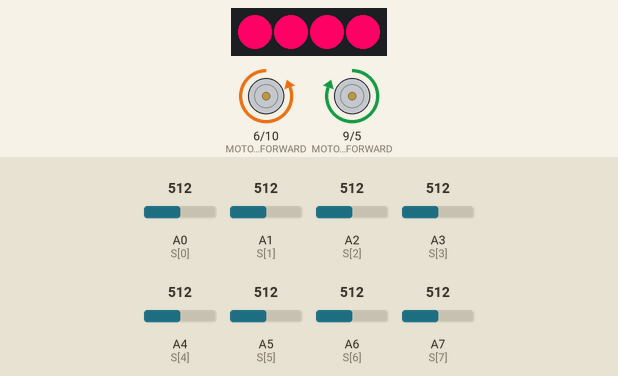
Recording of a sketch running on a simulated Arduino Nano, built with avr-gcc and run on an emulated ATmega328P. Shown: 4 RGB LEDs in strip order, left to right, motor-driver pin pairs drawn as motors (green arrow = first pin HIGH = forward, orange = second pin HIGH = backward, longer = more drive). The test bench sets the inputs (shaded band); at power-on: A0 (S[0]) = 512, A1 (S[1]) = 512, A2 (S[2]) = 512, A3 (S[3]) = 512, A4 (S[4]) = 512, A5 (S[5]) = 512, A6 (S[6]) = 512, A7 (S[7]) = 512.

Above: at 0.73 s.
At 2.1 s:
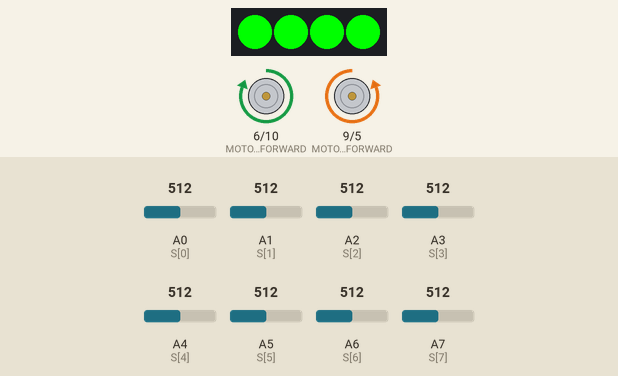
At 3.08 s:
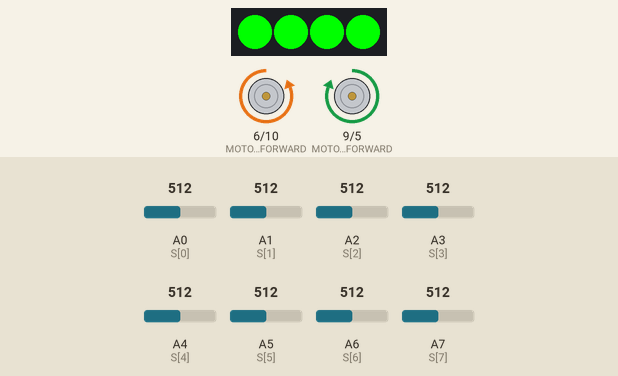
At 3.3 s:
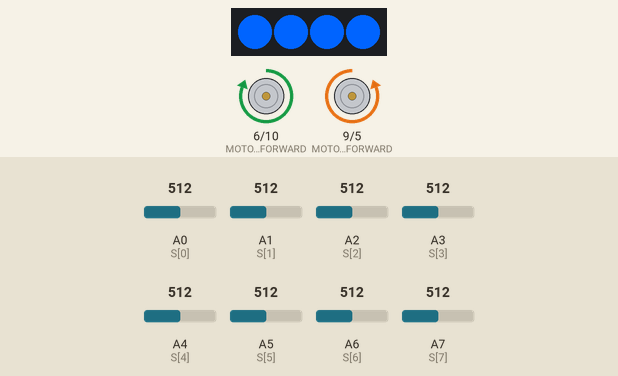
At 4.3 s:
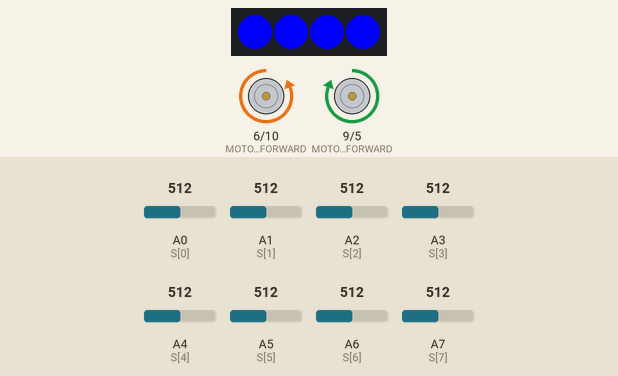
At 6.07 s:
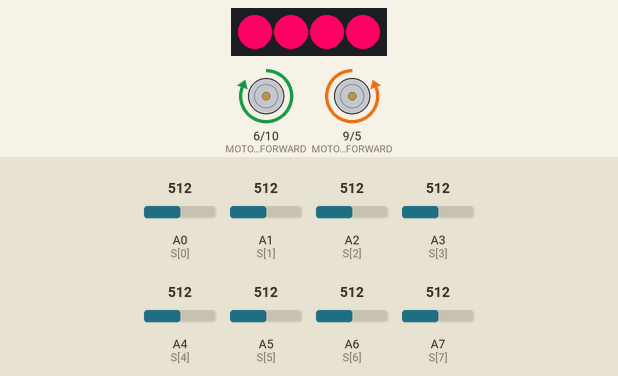
Timing chart, 0 to 6.7 s (numbered marks = the images above):
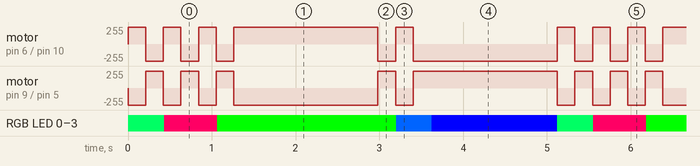

The sketch:

Dance.ino
```cpp
#include <Adafruit_NeoPixel.h>

//===================== NEOPIXEL SETUP =====================//
#define WHITE           255, 255, 255
#define RED             0  , 255, 0
#define GREEN           255, 0  , 0
#define BLUE            0  , 0  , 255
#define LIGHT_GREEN     255, 155, 0
#define YELLOW          255, 255, 0
#define OFF             0  , 0  , 0
#define CALIBRATE       0  , 200, 190
#define NEOPIN_INPUT    7
#define NEO_PIXNUMBER   4

Adafruit_NeoPixel strip_NI(NEO_PIXNUMBER, NEOPIN_INPUT, NEO_GRB + NEO_KHZ800);
//=============== ANALOG LINE SENSORS ===============//
#define AVERAGE 700
#define SENSORS 8

int S[SENSORS] = {A0, A1, A2, A3, A4, A5, A6, A7};
int IR[SENSORS];

void readSensors() {
    // IR[0] = leftmost, IR[7] = rightmost
    for (int i = 0; i < SENSORS; i++) {
        IR[i] = analogRead(S[i]);
    }
}

//===================== MOTORS =====================//
#define MOTOR_LEFT_FORWARD    9 // connected to A1
#define MOTOR_RIGHT_FORWARD   6 // connected to B2
#define MOTOR_LEFT_BACKWARD   5 // connected to A2
#define MOTOR_RIGHT_BACKWARD  10 // connected to B1

void slightLeft() {
    analogWrite(MOTOR_LEFT_FORWARD, 255);
    analogWrite(MOTOR_RIGHT_FORWARD, 250);
    analogWrite(MOTOR_LEFT_BACKWARD, 0);
    analogWrite(MOTOR_RIGHT_BACKWARD, 0);
    delay(10);
}

void slightRight() {
    analogWrite(MOTOR_LEFT_FORWARD, 235);
    analogWrite(MOTOR_RIGHT_FORWARD, 255);
    analogWrite(MOTOR_LEFT_BACKWARD, 0);
    analogWrite(MOTOR_RIGHT_BACKWARD, 0);
    delay(10);
}

void turnRight() {
    analogWrite(MOTOR_LEFT_FORWARD, 255);
    analogWrite(MOTOR_RIGHT_FORWARD, 0);
    analogWrite(MOTOR_LEFT_BACKWARD, 0);
    analogWrite(MOTOR_RIGHT_BACKWARD, 255);
    delay(10);
}

void turnLeft() {
    analogWrite(MOTOR_LEFT_FORWARD, 0);
    analogWrite(MOTOR_RIGHT_FORWARD, 255);
    analogWrite(MOTOR_LEFT_BACKWARD, 255);
    analogWrite(MOTOR_RIGHT_BACKWARD, 0);
    delay(10);

}

void turnAround() {
    analogWrite(MOTOR_LEFT_FORWARD, 255);
    analogWrite(MOTOR_RIGHT_FORWARD, 0);
    analogWrite(MOTOR_LEFT_BACKWARD, 0);
    analogWrite(MOTOR_RIGHT_BACKWARD, 255);
}

void stopMotors() {
    analogWrite(MOTOR_LEFT_FORWARD, 0);
    analogWrite(MOTOR_RIGHT_FORWARD, 0);
    analogWrite(MOTOR_LEFT_BACKWARD, 0);
    analogWrite(MOTOR_RIGHT_BACKWARD, 0);
}

void moveForward() {
    analogWrite(MOTOR_LEFT_FORWARD, 210);
    analogWrite(MOTOR_RIGHT_FORWARD, 204);
    analogWrite(MOTOR_LEFT_BACKWARD, 0);
    analogWrite(MOTOR_RIGHT_BACKWARD, 0);
}

//===================== GENERIC STUFF =====================//
void setup() {
    // LED Signals Setup
    strip_NI.begin();

    pinMode(MOTOR_LEFT_FORWARD, OUTPUT);
    pinMode(MOTOR_RIGHT_FORWARD, OUTPUT);
    pinMode(MOTOR_LEFT_BACKWARD, OUTPUT);
    pinMode(MOTOR_RIGHT_BACKWARD, OUTPUT);

    for (int i = 0; i < SENSORS; i++) {
        pinMode(S[i], INPUT);
    }

    Serial.begin(9600);
}

void loop() {
    readSensors();

     for (int j = 0; j < NEO_PIXNUMBER; j++)
    {
        strip_NI.setPixelColor(j, strip_NI.Color(0, 255, 100));
    }
    strip_NI.show();
    turnLeft();
    delay(200);
    turnRight();
    delay(200);
         for (int j = 0; j < NEO_PIXNUMBER; j++)
    {
        strip_NI.setPixelColor(j, strip_NI.Color(255, 0, 100));
    }
    strip_NI.show();
    turnLeft();
    delay(200);
    turnRight();
    delay(200);
    turnLeft();
    delay(200);
         for (int j = 0; j < NEO_PIXNUMBER; j++)
    {
        strip_NI.setPixelColor(j, strip_NI.Color(0, 255, 0));
    }
    strip_NI.show();
    turnRight();
    delay(200);
    turnLeft();
    delay(1500);
    turnLeft();
    delay(200);
    turnRight();
    delay(200);
         for (int j = 0; j < NEO_PIXNUMBER; j++)
    {
        strip_NI.setPixelColor(j, strip_NI.Color(0, 100, 255));
    }
    strip_NI.show();
    turnLeft();
    delay(200);
    turnRight();
    delay(200);
         for (int j = 0; j < NEO_PIXNUMBER; j++)
    {
        strip_NI.setPixelColor(j, strip_NI.Color(0, 0, 255));
    }
    strip_NI.show();
    turnRight();
    delay(1500);
}
```

Measured:
- by itself, RGB LED 0–3: repeats every 5.1 s: RGB(255, 0, 100) 0.63 s, RGB(0, 255, 0) 2.1 s, RGB(0, 100, 255) 0.42 s, RGB(0, 0, 255) 1.5 s, RGB(0, 255, 100) 0.43 s
- by itself, motor on pin 9 (MOTOR_LEFT_FORWARD) / pin 5 (MOTOR_LEFT_BACKWARD): repeats every 5.1 s: 2 × (forward 255/255 0.21 s, backward 255/255 0.21 s), forward 255/255 0.21 s, backward 255/255 1.7 s, forward 255/255 0.21 s, backward 255/255 0.21 s, forward 255/255 1.7 s, backward 255/255 0.21 s
